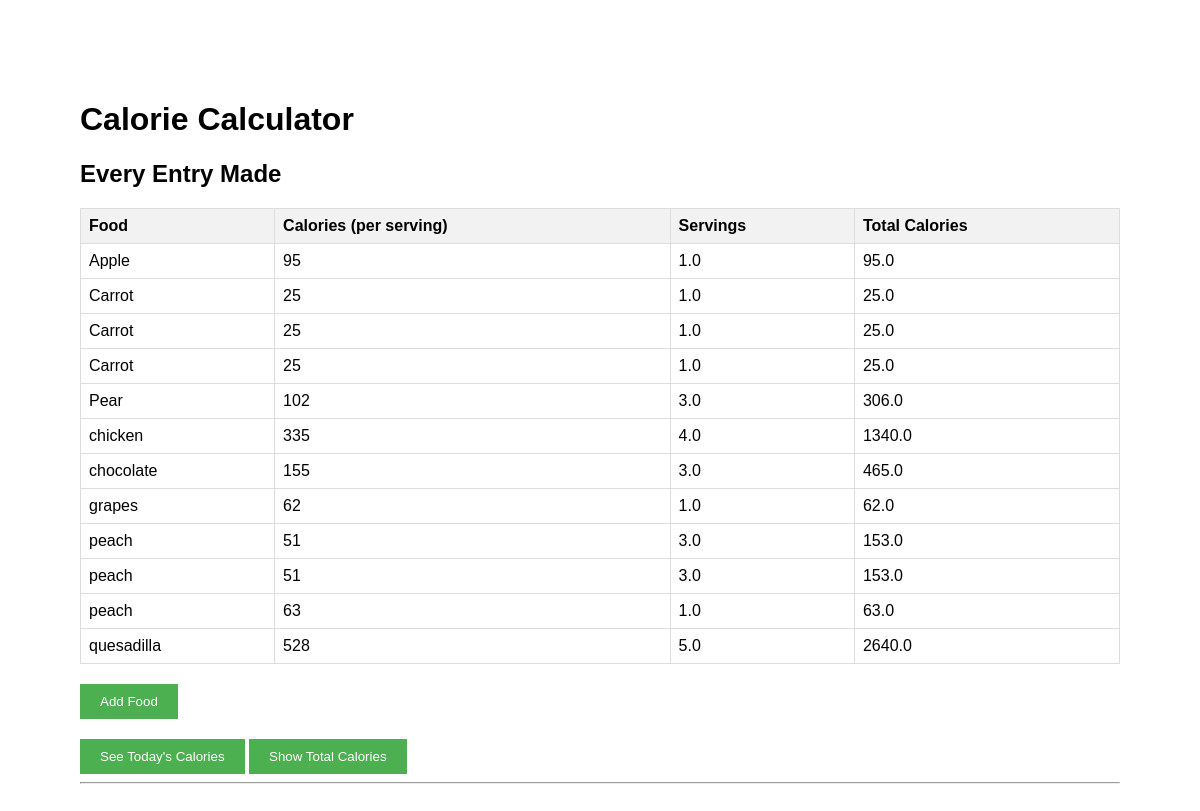
Page /counter/ on the earlier database version.
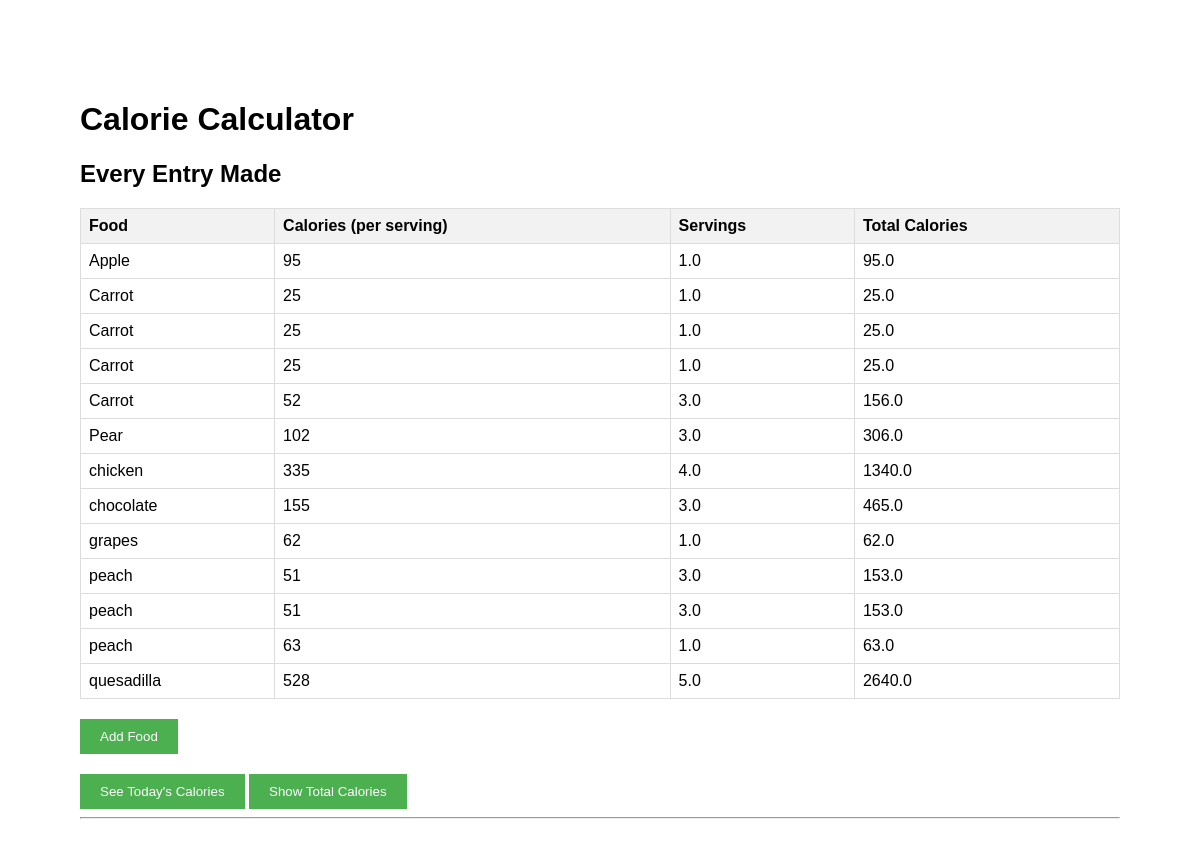
Same page on the later database version.
### counter/models.py (models this page shows, shortened)
class Food(models.Model):
    food_name = models.CharField(max_length=100)
    calories = models.IntegerField()
    servings = models.DecimalField(max_digits=5, decimal_places=1)
    created_at = models.DateTimeField(auto_now_add=True)
    def total_calories(self):
        return self.calories * self.servings

### counter/views.py (the view)
# urls.py: path('', views.index, name='index'),
def index(request):
    food_list = Food.objects.order_by("food_name")
    output = ", ".join([f.food_name for f in food_list])
    return render(request, "counter/index.html", {"food_list": food_list, "output": output})

### counter/templates/counter/index.html (shortened to what this page needs)
{% load static %}
<!DOCTYPE html>
<html>
<head>
    <link rel="stylesheet" href="{% static 'counter/style.css' %}">
</head>
<body>
    <h1> Calorie Calculator </h1>
    <h2>Every Entry Made</h2>
    {% if food_list %}
        <table>
            <thead>
                <tr>
                    <th>Food</th>
                    <th>Calories (per serving)</th>
                    <th>Servings</th>
                    <th>Total Calories</th>
                </tr>
            </thead>
            <tbody>
                {% for food in food_list %}
                <tr>
                    <td>{{ food.food_name }}</td>
                    <td>{{ food.calories }}</td>
                    <td>{{ food.servings }}</td>
                    <td>{{ food.total_calories }}</td>
                </tr>
                {% endfor %}
            </tbody>
        </table>
    {% else %}
        <p>No foods are available.</p>
    {% endif %}
    <a href="{% url 'counter:add_food' %}">
        <button>Add Food</button>
    </a>
    <div class="totals-row">
        <button type="button" onclick="window.location.href='{% url 'counter:today' %}'"> See Today's Calories </button>
      <button id="show-total-btn" type="button" data-url="{% url 'counter:total_calories' %}">Show Total Calories</button>
    </div>
    <hr>
</body>
</html>

### counter/static/counter/style.css (style rules this page uses)
body { font-family: Arial, sans-serif; margin: 20px; padding: 5%; }
table { border-collapse: collapse; width: 100%; margin-bottom: 20px; }
table th, table td { border: 1px solid #ddd; padding: 8px; text-align: left; }
table th { background-color: #f2f2f2; }
button { padding: 10px 20px; background-color: #4CAF50; color: white; border: none; cursor: pointer; }
#show-total-btn { margin-top: 20px; }

Differences in the rows shown:
added Food: food_name "Carrot", calories "52", servings "3.0", total_calories "156.0"
